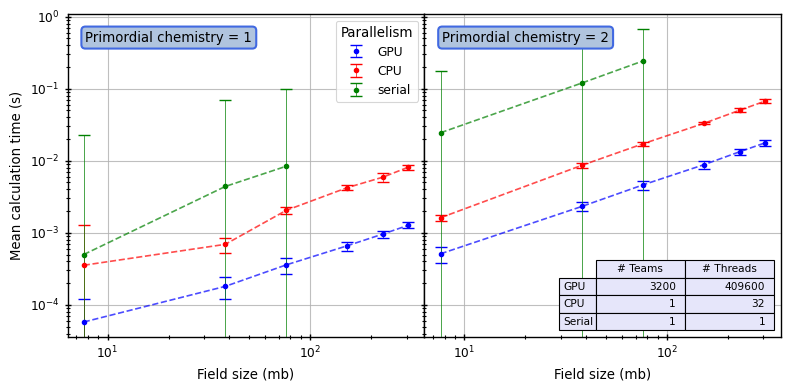

Generate this figure with Python:
import matplotlib.pyplot as plt

def compare_gpu_cpu_serial(dataset, savepath, num_teams_gpu=3200, num_threads_gpu=307200, num_threads_cpu=32,
                                    colours={"GPU":"blue", "CPU":"red", "serial":"green"}, plot_type="errorbar",
                                    use_mb=False, bbox_style = dict(boxstyle="round", fc="lightsteelblue",
                                                                    edgecolor="royalblue", linewidth=1.5)):
        
    fig, axs = plt.subplots(ncols=2, sharey=True, figsize=(8,4))
    
    for mode in ["GPU", "CPU", "serial"]:
        
        #* Load timing data for each mode into sub-dataset for plotting.
        if mode == "GPU":
            num_teams   = num_teams_gpu
            num_threads = num_threads_gpu
        elif mode == "CPU":
            num_teams   = 1
            num_threads = num_threads_cpu
        else:
            num_teams   = 1
            num_threads = 1
    
        mode_data = dataset.data.loc[(dataset.data["Number of teams"] == num_teams) &
                                    (dataset.data["Number of threads"] == num_threads) &
                                    (dataset.data["Mode"] == mode)]
        
        #* Plot results on axis depending on primordial chemistry setting
        for ax, chem in zip(axs.ravel()[:2], [1,2]):
            
            _data = mode_data.loc[mode_data["Primordial chemistry"] == chem]
            
            mean_time  = _data.loc[:, "Mean time (s)"].to_numpy()
            stdev      = _data.loc[:, "Standard deviation (s)"].to_numpy()
            field_size = _data.loc[:, "Field size (gb)"].to_numpy()
            
            if use_mb:
                field_size = field_size * 1024
            
            label = mode if chem == 1 else None
            
            if plot_type == "fill_between":
                upper = mean_time + stdev
                lower = mean_time - stdev
                ax.fill_between(field_size, lower, upper, alpha=0.5,
                                color=colours[mode], label=label)
            elif plot_type == "errorbar":
                ax.errorbar(field_size, mean_time, yerr=stdev,
                            color=colours[mode], label=label,
                            capsize=4., marker="o", markersize=3.,
                            linewidth=0, elinewidth=0.5)
                ax.plot(field_size, mean_time, marker=None, linestyle="dashed",
                        alpha=0.7, color=colours[mode])
            else:
                print("plot_type `%s` not recognised.\nPlease try again..." % plot_type)
                exit()
    
    #* Configure plot
    for ax, chem in zip(axs.ravel()[:2], [1,2]):
        ax.set_xscale("log")
        ax.set_yscale("log")
        
        if chem == 1:
            ax.set_ylabel("Mean calculation time (s)")
            
        if use_mb:
            ax.set_xlabel("Field size (mb)")
        else:
            ax.set_xlabel("Field size (gb)")
        
        ax.text(0.05, 0.95, "Primordial chemistry = %d" % chem, transform=ax.transAxes,
                bbox=bbox_style, verticalalignment="top",
                horizontalalignment="left")
        
        ax.tick_params(axis="both", which="both", direction="inout")
        
        ax.grid(alpha=0.8)
        
        if chem == 1:
            ax.legend(loc="upper right",
                      #bbox_to_anchor=(0.75, 0.9, 0.23, 0.1),
                      title="Parallelism")
            
    #* Add table to plot to show settings of the parallelism
    table_rows    = ["GPU", "CPU", "Serial"]
    table_columns = ["# Teams", "# Threads"]
    table_content = [[num_teams_gpu, num_threads_gpu], [1, num_threads_cpu], [1, 1]]
    colour               = "lavender" #64b7c9"
    table_width          = 0.5
    table_cell_colours   = [[colour]*len(i) for i in table_content]
    table_row_colours    = [colour] * len(table_rows)
    table_column_colours = [colour] * len(table_columns)
    # axs.ravel()[-1].set_axis_off()
    axs.ravel()[-1].table(cellText=table_content, rowLabels=table_rows,
                            colLabels=table_columns, loc="lower right",
                            colWidths=[table_width/len(table_columns)]*len(table_columns),
                            cellColours=table_cell_colours,
                            rowColours=table_row_colours,
                            colColours=table_column_colours,
                            zorder=100)
            
    fig.tight_layout()
    if "." not in savepath:
        savepath += ".png"
    elif savepath.split(".")[1] != "png":
        savepath = savepath.split(".")[0] + ".png"
    
    fig.subplots_adjust(wspace=0.)
    fig.savefig(savepath, bbox_inches="tight")